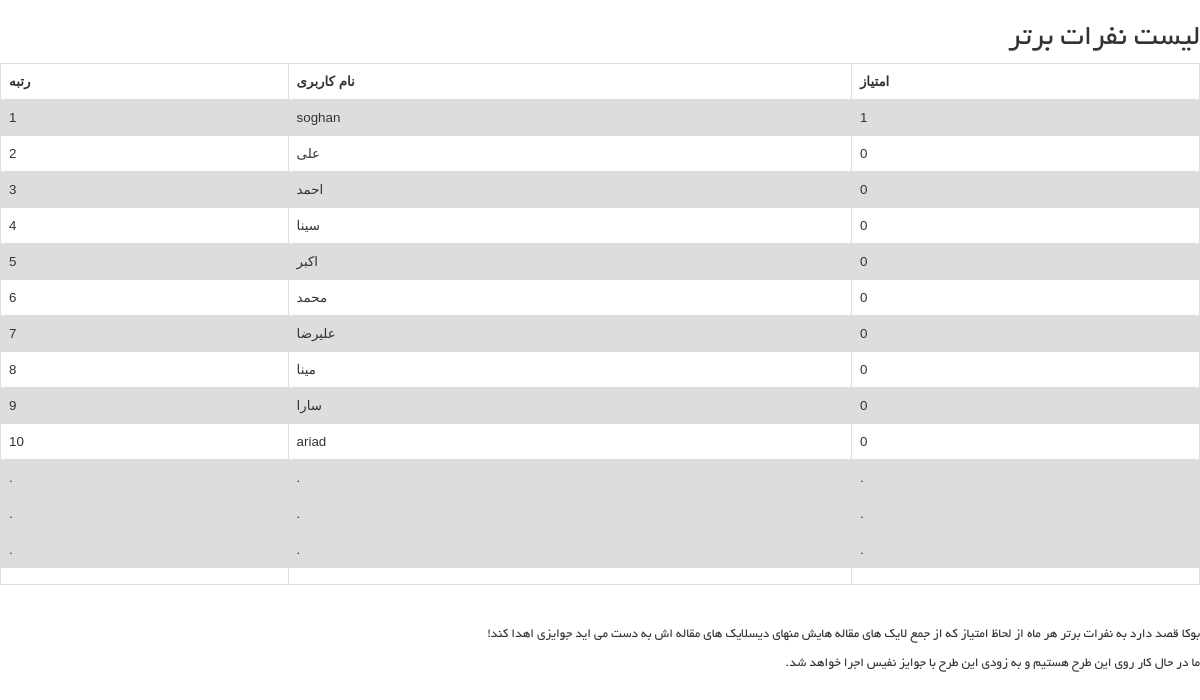
The page /topusers/ on the database its author committed.
### account/models.py (models this page shows, shortened)
class User(AbstractUser):
    special_user = models.DateTimeField(default=timezone.now,verbose_name='تایم کاربر ویژه')
    is_verify = models.BooleanField(default=False)
    auth_token = models.CharField(max_length=100,null=True)
    created_at = models.DateTimeField(auto_now_add=True,null=True)
    image = models.ImageField(upload_to='profileimages',null=True,blank=True)
    shortdes = models.TextField(null=True,blank=True)
    content = models.TextField(null=True,blank=True)
    slug = models.SlugField(default=uuid.uuid1, unique=True, allow_unicode=True, null=True, blank=True)
    rate = models.IntegerField(null=True, blank=True)
    def Is_special_user(self):
        if self.special_user > timezone.now():
            return True
        else:
            return False
    Is_special_user.boolean = True
    Is_special_user.short_description = 'وضعیت کاربر ویژه'
    def ratefind(self):
        aa =User.objects.all().order_by('-rate')
        b = 0
        for a in aa:
            if a.username == self.username:
                return b + 1
            else:
                b +=1

### main_moudles/views.py (the view)
# urls.py: path('topusers/', views.topusers, name='topusers'),
def topusers(request):
    a= User.objects.all().order_by('-rate')[:10]
    return render(request,'main_moudles/top.html',{'tops':a,'num': 1})

### main_moudles/templates/main_moudles/top.html (shortened to what this page needs)
{% extends 'shared/layout.html' %}
{% block content %}
</head>
<body>
<h2>لیست نفرات برتر</h2>
<table>
  <tr>
      <th>امتیاز</th>
    <th>نام کاربری</th>
      <th>رتبه</th>
    </tr>
{% for top in tops %}
  <tr>
    <td>{{ top.rate }}</td>
    <td>{{ top.username }}</td>
    <td>{{ top.ratefind }}</td>
    </tr>
{% endfor %}
<tr>
    <td>.</td>
    <td>.</td>
     <td>.</td>
    </tr>
 <tr>
     <tr>
    <td>.</td>
    <td>.</td>
     <td>.</td>
    </tr>
 <tr>
     <tr>
    <td>.</td>
    <td>.</td>
     <td>.</td>
    </tr>
    <td style="color: blue">{{ user.rate }}</td>
    <td style="color: blue">{{ user.username }}</td>
     <td style="color: blue">{{ user.ratefind }}</td>
    </tr>
</table>
<br><br>
    <p>بوکا قصد دارد به نفرات برتر هر ماه از لحاظ امتیاز که از جمع لایک های مقاله هایش منهای دیسلایک های مقاله اش به دست می اید جوایزی اهدا کند!</p>
    <p>ما در حال کار روی این طرح هستیم و به زودی این طرح با جوایز نفیس اجرا خواهد شد.</p>
{% endblock %}

### static/css/main.css (style rules this page uses)
body { font-family: 'BYekan'; font-size: 10pt; position: relative; font-weight: normal; direction: rtl; }
h1, h2, h3, h4, h5, h6 { font-family: 'BYekan', sans-serif; }

### main_moudles/templates/main_moudles/top.html (style rules this page uses)
table { font-family: arial, sans-serif; border-collapse: collapse; width: 100%; }
td, th { border: 1px solid #dddddd; text-align: left; padding: 8px; }
tr:nth-child(even) { background-color: #dddddd; }

### rows shown on the page
User: rate "1", username "soghan", ratefind "1"
User: rate "0", username "علی", ratefind "2"
User: rate "0", username "احمد", ratefind "3"
User: rate "0", username "سینا", ratefind "4"
User: rate "0", username "اکبر", ratefind "5"
User: rate "0", username "محمد", ratefind "6"
User: rate "0", username "علیرضا", ratefind "7"
User: rate "0", username "مینا", ratefind "8"
User: rate "0", username "سارا", ratefind "9"
User: rate "0", username "ariad", ratefind "10"
